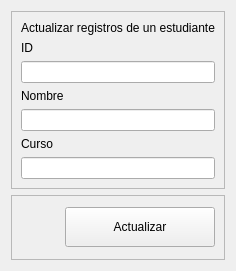
               <widget class="QWidget" name="EDITAR">
                <layout class="QVBoxLayout" name="verticalLayout_12" stretch="8,1">
                 <item>
                  <widget class="QFrame" name="frame">
                   <property name="frameShape">
                    <enum>QFrame::StyledPanel</enum>
                   </property>
                   <property name="frameShadow">
                    <enum>QFrame::Raised</enum>
                   </property>
                   <layout class="QVBoxLayout" name="verticalLayout_13">
                    <item>
                     <widget class="QLabel" name="titulo_actuaizar">
                      <property name="text">
                       <string>Actualizar registros de un estudiante</string>
                      </property>
                     </widget>
                    </item>
                    <item>
                     <widget class="QLabel" name="titulo_id">
                      <property name="text">
                       <string>ID</string>
                      </property>
                     </widget>
                    </item>
                    <item>
                     <widget class="QLineEdit" name="entrada_id"/>
                    </item>
                    <item>
                     <widget class="QLabel" name="titulo_nombre">
                      <property name="text">
                       <string>Nombre</string>
                      </property>
                     </widget>
                    </item>
                    <item>
                     <widget class="QLineEdit" name="entrada_nombre"/>
                    </item>
                    <item>
                     <widget class="QLabel" name="titulo_curso">
                      <property name="text">
                       <string>Curso</string>
                      </property>
                     </widget>
                    </item>
                    <item>
                     <widget class="QLineEdit" name="entrada_curso"/>
                    </item>
                   </layout>
                  </widget>
                 </item>
                 <item>
                  <widget class="QFrame" name="frame_4">
                   <property name="minimumSize">
                    <size>
                     <width>0</width>
                     <height>65</height>
                    </size>
                   </property>
                   <property name="frameShape">
                    <enum>QFrame::StyledPanel</enum>
                   </property>
                   <property name="frameShadow">
                    <enum>QFrame::Raised</enum>
                   </property>
                   <layout class="QGridLayout" name="gridLayout_2">
                    <item row="0" column="0">
                     <layout class="QHBoxLayout" name="horizontalLayout_8">
                      <item>
                       <spacer name="horizontalSpacer_4">
                        <property name="orientation">
                         <enum>Qt::Horizontal</enum>
                        </property>
                        <property name="sizeHint" stdset="0">
                         <size>
                          <width>40</width>
                          <height>20</height>
                         </size>
                        </property>
                       </spacer>
                      </item>
                      <item>
                       <widget class="QPushButton" name="boton_actualizar">
                        <property name="minimumSize">
                         <size>
                          <width>150</width>
                          <height>40</height>
                         </size>
                        </property>
                        <property name="text">
                         <string>Actualizar</string>
                        </property>
                       </widget>
                      </item>
                     </layout>
                    </item>
                   </layout>
                  </widget>
                 </item>
                </layout>
               </widget>
